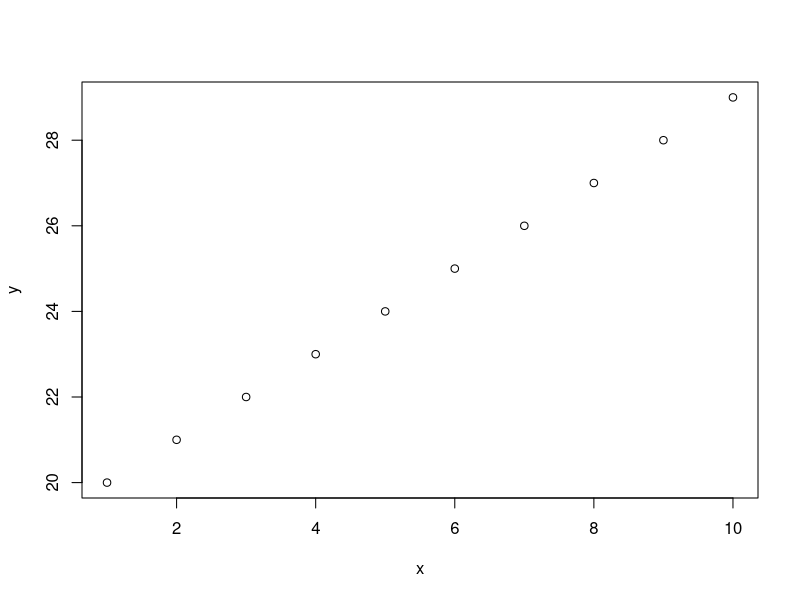

This figure's R source:
## ---- chunk 1
x <- 1:10
y <- 20:29
plot(x,y)
